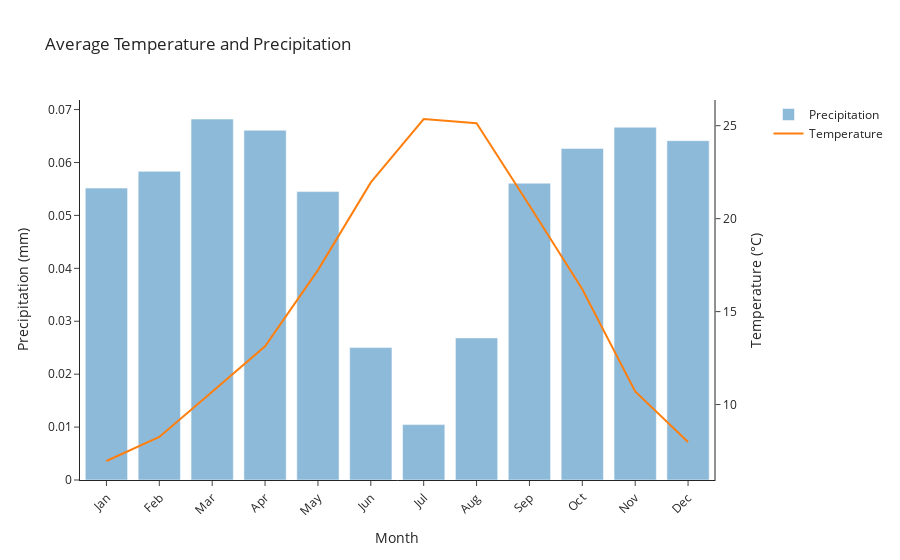

Notebook code cell kept with this figure:
### Code cell
import plotly.graph_objects as go
from plotly.subplots import make_subplots

# Create a subplot with shared x-axis
fig = make_subplots(specs=[[{"secondary_y": True}]])

# Add a bar chart for precipitation to the secondary y-axis
fig.add_trace(
    go.Bar(x=avg_tp.month, y=avg_tp, name='Precipitation', opacity=0.5),
    secondary_y=False,
)

# Add a line chart for temperature to the primary y-axis
fig.add_trace(
    go.Scatter(x=avg_temp.month, y=avg_temp, mode='lines', name='Temperature'),
    secondary_y=True,
)

# Set the layout to have two y-axes
fig.update_layout(
    title = 'Average Temperature and Precipitation',
    yaxis=dict(title='Precipitation (mm)'),
    yaxis2=dict(title='Temperature (°C)', overlaying='y', side='right'),
    xaxis=dict(
        title='Month',
        tickmode='array',
        tickvals=avg_temp.month,
        ticktext=['Jan', 'Feb', 'Mar', 'Apr', 'May', 'Jun', 'Jul', 'Aug', 'Sep', 'Oct', 'Nov', 'Dec'],
        tickangle=-45
    ),
    template='simple_white'
)

# Show the figure
fig.show()

### Figure 1 — Plotly figure (JSON) as saved in the notebook; plotly's stock layout.template omitted (floating-point values rounded to 4 significant figures)
{"data": [{"name": "Precipitation", "opacity": 0.5, "type": "bar", "x": [1, 2, 3, 4, 5, 6, 7, 8, 9, 10, 11, 12], "xaxis": "x", "y": [0.05517, 0.05833, 0.06822, 0.06609, 0.0545, 0.02502, 0.01047, 0.02685, 0.05609, 0.06266, 0.06666, 0.06413], "yaxis": "y"}, {"mode": "lines", "name": "Temperature", "type": "scatter", "x": [1, 2, 3, 4, 5, 6, 7, 8, 9, 10, 11, 12], "xaxis": "x", "y": [6.964, 8.26, 10.69, 13.13, 17.23, 21.95, 25.36, 25.13, 20.71, 16.21, 10.71, 7.985], "yaxis": "y2"}], "layout": {"title": {"text": "Average Temperature and Precipitation"}, "xaxis": {"anchor": "y", "domain": [0, 0.94], "tickangle": -45, "tickmode": "array", "ticktext": ["Jan", "Feb", "Mar", "Apr", "May", "Jun", "Jul", "Aug", "Sep", "Oct", "Nov", "Dec"], "tickvals": [1, 2, 3, 4, 5, 6, 7, 8, 9, 10, 11, 12], "title": {"text": "Month"}}, "yaxis": {"anchor": "x", "domain": [0, 1], "title": {"text": "Precipitation (mm)"}}, "yaxis2": {"anchor": "x", "overlaying": "y", "side": "right", "title": {"text": "Temperature (°C)"}}}}
